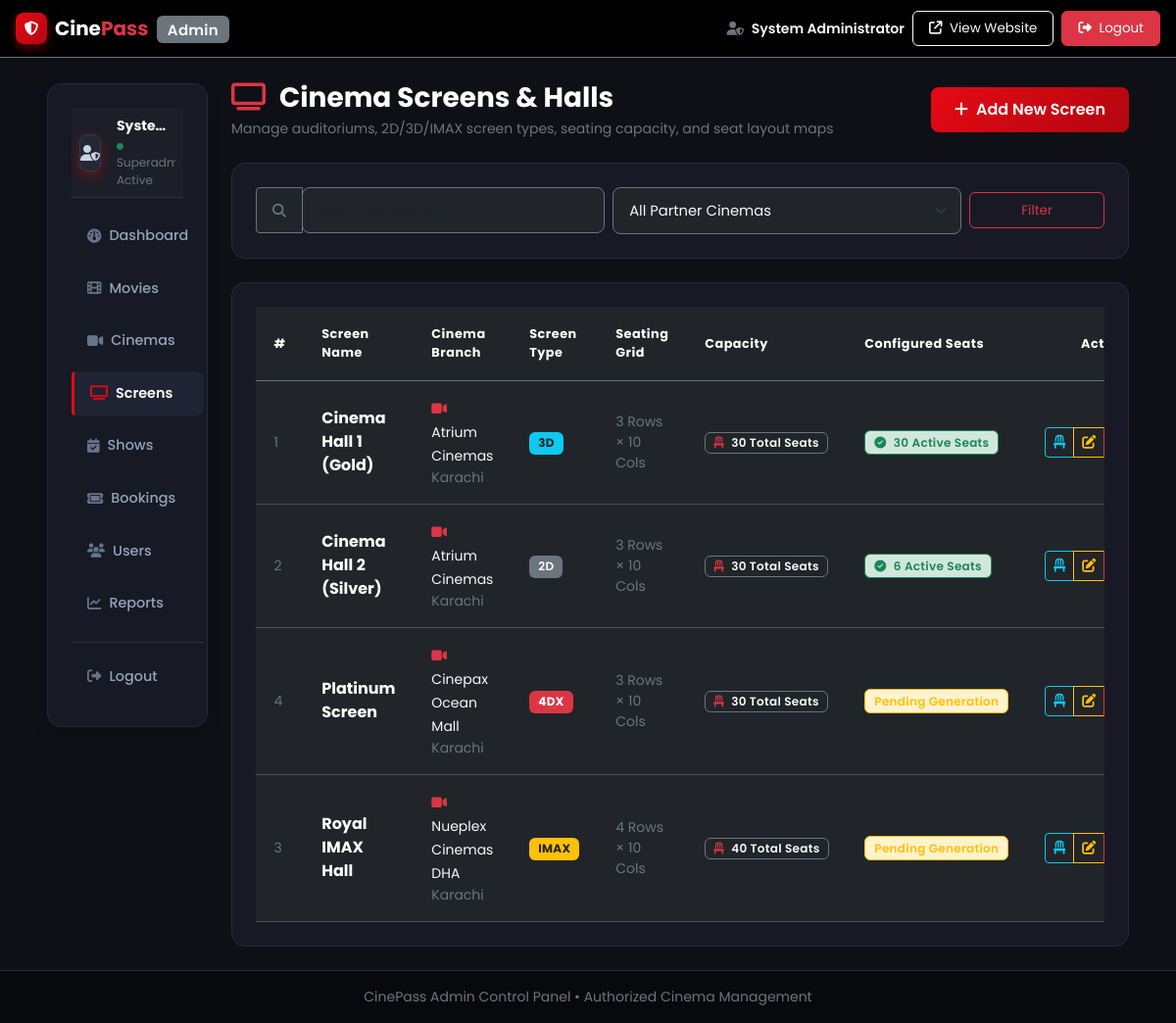
Page /admin/screens/index.php (signed in) on the committed database.
### tables this page shows
CREATE TABLE `screens` (
    `id` INT AUTO_INCREMENT PRIMARY KEY,
    `cinema_id` INT NOT NULL,
    `screen_name` VARCHAR(100) NOT NULL,  
    `screen_type` ENUM('2D', '3D', 'IMAX', '4DX') DEFAULT '2D',
    `total_seats` INT NOT NULL DEFAULT 60,
    `rows_count` INT NOT NULL DEFAULT 6,
    `cols_count` INT NOT NULL DEFAULT 10,
    `created_at` TIMESTAMP DEFAULT CURRENT_TIMESTAMP,
    CONSTRAINT `fk_screens_cinema`
        FOREIGN KEY (`cinema_id`) REFERENCES `cinemas`(`id`)
        ON DELETE CASCADE ON UPDATE CASCADE,
    INDEX `idx_screens_cinema_id` (`cinema_id`)
);

CREATE TABLE `cinemas` (
    `id` INT AUTO_INCREMENT PRIMARY KEY,
    `name` VARCHAR(150) NOT NULL,
    `city` VARCHAR(100) NOT NULL DEFAULT 'Karachi',
    `location` TEXT NOT NULL,
    `contact_number` VARCHAR(30) NOT NULL,
    `email` VARCHAR(150) NULL,
    `created_at` TIMESTAMP DEFAULT CURRENT_TIMESTAMP
);

### includes/functions.php (called while the page is built, shortened)
<?php
function url($path = '') {
    return BASE_URL . ltrim($path, '/');
}

### config/db.php (called while the page is built, shortened)
<?php
$pdo = null;
$db_error = null;
try {
    $dsn = "mysql:host=" . DB_HOST . ";port=" . DB_PORT . ";dbname=" . DB_NAME . ";charset=" . DB_CHARSET;
    $options = [
        PDO::ATTR_ERRMODE            => PDO::ERRMODE_EXCEPTION,
        PDO::ATTR_DEFAULT_FETCH_MODE => PDO::FETCH_ASSOC,
        PDO::ATTR_EMULATE_PREPARES   => false,
    ];
    $pdo = new PDO($dsn, DB_USER, DB_PASS, $options);
} catch (PDOException $e) {
    $db_error = $e->getMessage();
}
function checkDBStatus() {
    global $pdo, $db_error;
    if ($pdo instanceof PDO) {
        return [
            'status'  => true,
            'message' => 'Successfully connected to database (' . DB_NAME . ') on ' . DB_HOST . ':' . DB_PORT,
            'pdo'     => $pdo
        ];
    }
    return [
        'status'  => false,
        'message' => $db_error ?: 'Could not establish connection to MySQL database.',
        'pdo'     => null
    ];
}

### admin/screens/index.php (the view, shortened to what this page needs)
<?php
require_once __DIR__ . '/../../config/db.php';
require_once __DIR__ . '/../../includes/functions.php';
$selectedCinemaId = isset($_GET['cinema_id']) ? (int)$_GET['cinema_id'] : 0;
$search = trim($_GET['search'] ?? '');
$screens = [];
$dbStatus = checkDBStatus();
if ($dbStatus['status']) {
    try {
        $db = getDB();
$sql = "SELECT s.*, c.name as cinema_name, c.city,
                (SELECT COUNT(*) FROM seats WHERE screen_id = s.id) as generated_seats_count
                FROM screens s
                JOIN cinemas c ON s.cinema_id = c.id
                WHERE 1=1";
        $params = [];
        $sql .= " ORDER BY c.name ASC, s.screen_name ASC";
        $stmt = $db->prepare($sql);
        $stmt->execute($params);
        $screens = $stmt->fetchAll();
    } catch (Exception $e) {
        $flashError = ['message' => 'Error querying screens: ' . $e->getMessage(), 'type' => 'danger'];
    }
}
require_once __DIR__ . '/../includes/header.php';
?>
<div class="container-fluid py-4 px-lg-5 flex-grow-1">
    <div class="row g-4">
        <div class="col-lg-3 col-xl-2">
            <?php require_once __DIR__ . '/../includes/sidebar.php'; ?>
        </div>
        <div class="col-lg-9 col-xl-10">
            <div class="d-flex justify-content-between align-items-center mb-4 flex-wrap gap-2">
                <div>
                    <h3 class="text-white fw-bold mb-1"><i class="fa-solid fa-tv text-danger me-2"></i> Cinema Screens & Halls</h3>
                    <p class="text-secondary small mb-0">Manage auditoriums, 2D/3D/IMAX screen types, seating capacity, and seat layout maps</p>
                </div>
                <div>
                    <a href="<?= url('admin/screens/add.php' . ($selectedCinemaId > 0 ? '?cinema_id=' . $selectedCinemaId : '')) ?>" class="btn btn-cine-primary">
                        <i class="fa-solid fa-plus me-1"></i> Add New Screen
                    </a>
                </div>
            </div>
            <div class="cine-card p-3 mb-4">
                <form action="<?= url('admin/screens/index.php') ?>" method="GET" class="row g-2 align-items-center">
                    <div class="col-md-5">
                        <div class="input-group input-group-sm">
                            <span class="input-group-text bg-dark border-secondary text-secondary"><i class="fa-solid fa-magnifying-glass"></i></span>
                            <input type="text" name="search" class="form-control bg-dark border-secondary text-light" placeholder="Search screen name..." value="<?= htmlspecialchars($search) ?>">
                        </div>
                    </div>
                    <div class="col-md-5">
                        <select name="cinema_id" class="form-select form-select-sm bg-dark border-secondary text-light" onchange="this.form.submit()">
                            <option value="">All Partner Cinemas</option>
                        </select>
                    </div>
                    <div class="col-md-2 d-flex gap-2">
                        <button type="submit" class="btn btn-sm btn-outline-danger w-100">Filter</button>
                    </div>
                </form>
            </div>
            <div class="cine-card p-4">
                <?php if (!empty($screens)): ?>
                    <div class="table-responsive">
                        <table class="table table-dark table-hover align-middle mb-0">
                            <thead>
                                <tr class="text-secondary small border-secondary">
                                    <th>#</th>
                                    <th>Screen Name</th>
                                    <th>Cinema Branch</th>
                                    <th>Screen Type</th>
                                    <th>Seating Grid</th>
                                    <th>Capacity</th>
                                    <th>Configured Seats</th>
                                    <th class="text-end">Actions</th>
                                </tr>
                            </thead>
                            <tbody>
                                <?php foreach ($screens as $s): ?>
                                    <tr>
                                        <td class="text-secondary small"><?= htmlspecialchars($s['id']) ?></td>
                                        <td>
                                            <strong class="text-white d-block"><?= htmlspecialchars($s['screen_name']) ?></strong>
                                        </td>
                                        <td>
                                            <span class="text-light small">
                                                <i class="fa-solid fa-video text-danger me-1"></i> <?= htmlspecialchars($s['cinema_name']) ?>
                                            </span>
                                            <span class="text-secondary small d-block"><?= htmlspecialchars($s['city']) ?></span>
                                        </td>
                                        <td>
                                            <?php
                                            $typeBadge = 'bg-secondary';
                                            if ($s['screen_type'] === 'IMAX') $typeBadge = 'bg-warning text-dark fw-bold';
                                            if ($s['screen_type'] === '3D') $typeBadge = 'bg-info text-dark fw-bold';
                                            if ($s['screen_type'] === '4DX') $typeBadge = 'bg-danger text-white fw-bold';
                                            ?>
                                            <span class="badge <?= $typeBadge ?>"><?= htmlspecialchars($s['screen_type']) ?></span>
                                        </td>
                                        <td class="small text-secondary">
                                            <?= htmlspecialchars($s['rows_count']) ?> Rows &times; <?= htmlspecialchars($s['cols_count']) ?> Cols
                                        </td>
                                        <td>
                                            <span class="badge bg-dark border border-secondary text-light px-2 py-1">
                                                <i class="fa-solid fa-chair text-danger me-1"></i> <?= htmlspecialchars($s['total_seats']) ?> Total Seats
                                            </span>
                                        </td>
                                        <td>
                                            <?php if ((int)$s['generated_seats_count'] > 0): ?>
                                                <span class="badge bg-success-subtle text-success border border-success">
                                                    <i class="fa-solid fa-circle-check me-1"></i> <?= $s['generated_seats_count'] ?> Active Seats
                                                </span>
                                            <?php else: ?>
                                                <span class="badge bg-warning-subtle text-warning border border-warning">
                                                    Pending Generation
                                                </span>
                                            <?php endif; ?>
                                        </td>
                                        <td class="text-end">
                                            <div class="btn-group btn-group-sm">
                                                <a href="<?= url('admin/screens/configure.php?id=' . $s['id']) ?>" class="btn btn-outline-info" title="Configure Seat Map">
                                                    <i class="fa-solid fa-chair"></i>
                                                </a>
                                                <a href="<?= url('admin/screens/edit.php?id=' . $s['id']) ?>" class="btn btn-outline-warning" title="Edit Screen Details">
                                                    <i class="fa-solid fa-pen-to-square"></i>
                                                </a>
                                            </div>
                                        </td>
                                    </tr>
                                <?php endforeach; ?>
                            </tbody>
                        </table>
                    </div>
                <?php endif; ?>
            </div>
        </div>
    </div>
</div>
<?php require_once __DIR__ . '/../includes/footer.php'; ?>

### assets/css/style.css (style rules this page uses)
:root { --cine-bg: #0f1016; --cine-dark: #0a0b0e; --cine-card-bg: #181924; --cine-card-hover: #1f2030; --cine-card-border: #282a3c; --cine-primary: #e50914; --cine-primary-hover: #f40612; --cine-accent: #f5c518; --cine-text: #f0f2f5; --cine-text-muted: #9ca3af; --cine-nav-bg: rgba(15, 16, 22, 0.95); }
body.cine-body { background-color: var(--cine-bg); color: var(--cine-text); font-family: 'Poppins', sans-serif; min-height: 100vh; display: flex; flex-direction: column; }
.cine-card { background-color: var(--cine-card-bg); border: 1px solid var(--cine-card-border); border-radius: 14px; transition: transform 0.28s cubic-bezier(0.4, 0, 0.2, 1), border-color 0.28s ease, box-shadow 0.28s ease; overflow: hidden; }
.btn-cine-primary { background: linear-gradient(135deg, #e50914, #b20710); border: none; color: #fff; font-weight: 600; border-radius: 8px; padding: 0.65rem 1.5rem; transition: all 0.25s ease; }
.table th, .table td { padding: 1rem 1.15rem !important; vertical-align: middle; }
.table thead th { padding-top: 1.15rem !important; padding-bottom: 1.15rem !important; font-size: 0.8rem; letter-spacing: 0.5px; font-weight: 700; }
.cine-form-control, .form-control, .form-select { padding: 0.75rem 1rem !important; font-size: 0.92rem; border-radius: 8px !important; }
.input-group-text { padding: 0.75rem 1rem !important; }
.btn-cine-primary, .btn-cine-outline { padding: 0.7rem 1.5rem !important; font-weight: 600; }
.btn-sm { padding: 0.45rem 1rem !important; font-size: 0.84rem; border-radius: 6px; }
.badge { padding: 0.45em 0.75em; font-weight: 600; letter-spacing: 0.3px; }
.cine-card { border-radius: 14px; }
.cine-card.p-3 { padding: 1.5rem !important; }

### assets/css/admin.css (style rules this page uses)
:root { --admin-bg: #0b0c10; --admin-surface: #12141d; --admin-card: #171924; --admin-card-hover: #1e202f; --admin-border: #26293b; --admin-accent-gold: #f5c518; --admin-accent-gold-dark: #d49a00; --admin-accent-red: #e50914; --admin-accent-blue: #3b82f6; --admin-accent-green: #10b981; --admin-sidebar-width: 250px; }

### assets/css/responsive.css (style rules this page uses)
html { -webkit-text-size-adjust: 100%; }
.table-responsive, .filter-pills-scroll, .seat-grid-wrapper, .now-showing-carousel { -webkit-overflow-scrolling: touch; scrollbar-width: thin; }

### rows in the picture
screens: id "1", screen_name "Cinema Hall 1 (Gold)", cinema.name "Atrium Cinemas", cinema.city "Karachi", screen_type "3D", rows_count "3", cols_count "10", total_seats "30", generated_seats_count "30"
screens: id "2", screen_name "Cinema Hall 2 (Silver)", cinema.name "Atrium Cinemas", cinema.city "Karachi", screen_type "2D", rows_count "3", cols_count "10", total_seats "30", generated_seats_count "6"
screens: id "4", screen_name "Platinum Screen", cinema.name "Cinepax Ocean Mall", cinema.city "Karachi", screen_type "4DX", rows_count "3", cols_count "10", total_seats "30", shows "Pending Generation"
screens: id "3", screen_name "Royal IMAX Hall", cinema.name "Nueplex Cinemas DHA", cinema.city "Karachi", screen_type "IMAX", rows_count "4", cols_count "10", total_seats "40", shows "Pending Generation"

### other values in the picture
$_SESSION['admin_name'] "System Administrator"
$_SESSION['admin_name'] "Syste…"
